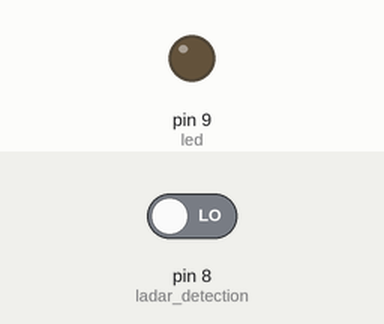
This sketch was run on a simulated Arduino Uno, built with avr-gcc and run on an emulated ATmega328P. Parts: output pins drawn as LEDs (lit = HIGH). The test bench sets the inputs (shaded band); at power-on: pin 8 (ladar_detection) LOW.

Above: at 2.2 s.
2.3 s: pin 8 (ladar_detection) driven HIGH
At 2.9 s:
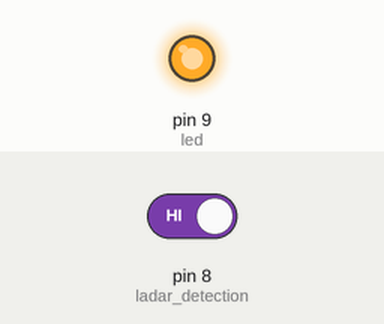
3.8 s: pin 8 (ladar_detection) driven LOW
At 5.2 s:
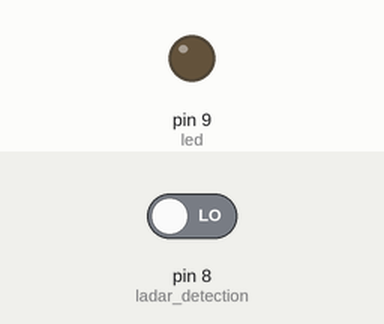
Timing chart, 0 to 6.8 s (numbered marks = the images above; inputs shaded):
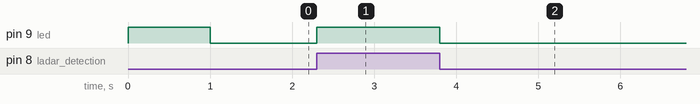

The sketch:

RCWL-0516_Radar_Sensor_Interface.ino
```cpp
#include<Arduino.h>
#include<math.h>
#include<stdio.h>

/*################ RCWL-0516 Radar Sensor Interface #############
################ Radio Detection AND Ranging      #############

######################## Doppler Effect #######################

If the target is moving, then there will be a change in the frequency which is hitted the moving object that is transmitted
from the Radar. Then the transmitted signal will compared with the recived signal to check is there will be a difference b/w 2 signals.
This effect is known as the Doppler effect.

According to the Doppler effect, we will get the following two possible cases.

1. The frequency of the received signal will increase, when the target moves towards the direction of the Radar.
2. The frequency of the received signal will decrease, when the target moves away from the Radar.

Here we compare the transmited signal with the recived signal to detect any movements.

################ RCWL-0516 Radar Sensor #############

The sensor will give a digital output (Active High) if a movement detected at a range of nearly 7 meters.

################ Tested with Arduino UNO #############


/*Define Input & Out put pins */

#define ladar_detection 8
#define led 9
#define buzzer 10

int detection = 0;

void setup()
{
  /*Intialising Arduino pins */
  pinMode(ladar_detection, INPUT);

  pinMode(led, OUTPUT);
  pinMode(buzzer, OUTPUT);

  digitalWrite(led, HIGH);
  pinMode(buzzer, HIGH);
  delay(1000);
  digitalWrite(led, LOW);
  pinMode(buzzer, LOW);
}

void loop()
{
  detection = digitalRead(ladar_detection);
  alarm();

}

void alarm()
{
  if (detection)
  {
    digitalWrite(led, HIGH);
  }

  else
  {
    digitalWrite(led, LOW);
  }
}
```

Measured:
- after the input at 2.3 s, pin 9 (led): LOW → HIGH at once
- after the input at 3.8 s, pin 9 (led): HIGH → LOW at once
